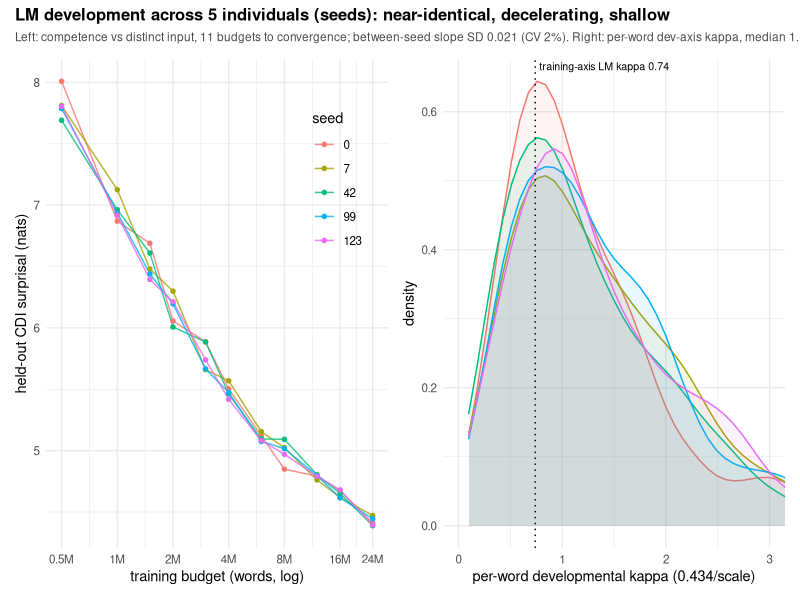

R code for this plot:
## FINAL developmental-ladder analysis: 5 seeds x 11 rungs (0.5M..24M words),
## each cell = best-val competence of a GPT-2-small trained to convergence on
## that (nested) budget. Three outputs:
##   1. aggregate developmental curve + per-seed slope + between-seed sigma
##   2. per-word C&B 4-PL sigmoid on the DEVELOPMENT axis -> kappa-equivalent
##      (0.434/ParamScale on log10(words)), comparable to training-axis 0.74
##      and kids' ~10
##   3. between-seed sigma of the per-seed kappa -> the LM sigma_kappa analog
##
## Input:  fits/llm/ladder_bestval.csv
## Output: figs/longitudinal/ladder_development_final.png
##         fits/llm/ladder_kappa_summary.csv

suppressPackageStartupMessages({library(dplyr); library(readr); library(ggplot2); library(tidyr); library(patchwork)})

d <- read_csv("fits/llm/ladder_bestval.csv", show_col_types = FALSE) |>
  mutate(surprisal = as.numeric(surprisal), lnw = log(words), l10w = log10(words))
cat(sprintf("loaded %d rows: %d seeds x %d rungs\n",
            nrow(d), n_distinct(d$seed), n_distinct(d$words)))

## ================= 1. aggregate curve + linear dev slope =================
agg <- d |> group_by(seed, words, lnw) |> summarise(mean_surp = mean(surprisal), .groups="drop")
slopes <- agg |> group_by(seed) |> summarise(lin_slope = coef(lm(mean_surp ~ lnw))[2], .groups="drop")
cat("\n== per-seed LINEAR dev slope (nats per e-fold) ==\n"); print(slopes |> mutate(across(-seed, ~round(.,4))))
cat(sprintf("mean = %.4f, SD = %.4f (CV %.1f%%)\n",
            mean(slopes$lin_slope), sd(slopes$lin_slope), 100*sd(slopes$lin_slope)/abs(mean(slopes$lin_slope))))

bs <- agg |> group_by(words) |> summarise(sd_seeds = sd(mean_surp), .groups="drop")
cat("\n== between-seed SD of competence by rung ==\n"); print(bs |> mutate(across(everything(), ~signif(.,3))))

## ================= 2. per-word 4-PL sigmoid on dev axis =================
four_pl_fit <- function(x, y) {
  ## C&B 4-parameter logistic: y = lo + (up-lo)/(1+exp((x-mid)/scale))
  st <- list(up = max(y), lo = min(y), mid = mean(x), scale = 0.5)
  fit <- tryCatch(
    nls(y ~ lo + (up - lo)/(1 + exp((x - mid)/scale)), start = st,
        control = nls.control(maxiter = 200, warnOnly = TRUE),
        lower = c(up = min(y)-5, lo = min(y)-5, mid = min(x)-3, scale = 1e-3),
        upper = c(up = max(y)+5, lo = max(y)+5, mid = max(x)+3, scale = 50),
        algorithm = "port"),
    error = function(e) NULL)
  if (is.null(fit)) return(NULL)
  co <- coef(fit)
  tibble(up = co["up"], lo = co["lo"], mid = co["mid"], scale = co["scale"])
}

pw <- d |> group_by(seed, word) |> filter(n() == 11) |>
  group_modify(~{ r <- four_pl_fit(.x$l10w, .x$surprisal); if (is.null(r)) tibble() else r }) |>
  ungroup() |>
  mutate(kappa = 0.434 / scale, range = up - lo) |>
  filter(scale > 0.01, scale < 10, range > 1.0)   # C&B filters

kpseed <- pw |> group_by(seed) |>
  summarise(n_fit = n(), kappa_med = median(kappa),
            iqr_lo = quantile(kappa,.25), iqr_hi = quantile(kappa,.75), .groups="drop")
cat("\n== per-word DEV-axis kappa (0.434/ParamScale), per seed ==\n")
print(kpseed |> mutate(across(-c(seed,n_fit), ~round(.,3))))
cat(sprintf("\nkappa_pop_LM (dev axis, mean of per-seed medians) = %.3f\n", mean(kpseed$kappa_med)))
cat(sprintf("sigma_kappa_LM (SD of per-seed medians)            = %.4f\n", sd(kpseed$kappa_med)))
cat(sprintf("CV = %.1f%%   |   kids: kappa ~10, sigma_kappa ~3.5 (CV ~35%%)\n",
            100*sd(kpseed$kappa_med)/mean(kpseed$kappa_med)))
cat(sprintf("training-axis reference: GPT-2-CHILDES 24.5M full-training kappa ~0.74\n"))

write_csv(bind_rows(
  kpseed |> mutate(metric = "perword_kappa_dev_axis"),
  slopes |> rename(kappa_med = lin_slope) |> mutate(metric = "linear_dev_slope")),
  "fits/llm/ladder_kappa_summary.csv")

## ================= 3. figure =================
p1 <- ggplot(agg, aes(words, mean_surp, color = factor(seed))) +
  geom_line(alpha=.8) + geom_point(size=1.2) +
  scale_x_log10(breaks = c(.5,1,2,4,8,16,24)*1e6, labels=c("0.5M","1M","2M","4M","8M","16M","24M")) +
  labs(x = "training budget (words, log)", y = "held-out CDI surprisal (nats)", color = "seed") +
  theme_minimal(base_size = 10.5) + theme(legend.position = c(.85,.75))

p2 <- ggplot(pw, aes(kappa, color = factor(seed), fill = factor(seed))) +
  geom_density(alpha=.08) +
  geom_vline(xintercept = 0.74, linetype = "dotted") +
  annotate("text", x=.78, y=Inf, label="training-axis LM kappa 0.74", hjust=0, vjust=1.4, size=2.7) +
  coord_cartesian(xlim = c(0, 3)) +
  labs(x = "per-word developmental kappa (0.434/scale)", y = "density",
       color = "seed", fill = "seed") +
  theme_minimal(base_size = 10.5) + theme(legend.position = "none")

g <- (p1 | p2) + plot_annotation(
  title = "LM development across 5 individuals (seeds): near-identical, decelerating, shallow",
  subtitle = sprintf(paste0("Left: competence vs distinct input, 11 budgets to convergence; between-seed slope SD %.3f (CV %.0f%%). ",
                            "Right: per-word dev-axis kappa, median %.2f — vs children kappa ~10, sigma_kappa ~3.5 (CV ~35%%)."),
                     sd(slopes$lin_slope), 100*sd(slopes$lin_slope)/abs(mean(slopes$lin_slope)),
                     mean(kpseed$kappa_med)),
  theme = theme(plot.title = element_text(face="bold", size=12),
                plot.subtitle = element_text(size=8.6, color="grey30")))
ggsave("figs/llm/ladder_development_final.png", g, width = 10.5, height = 4.6, dpi = 150)
cat("\nwrote figs/llm/ladder_development_final.png\n")
